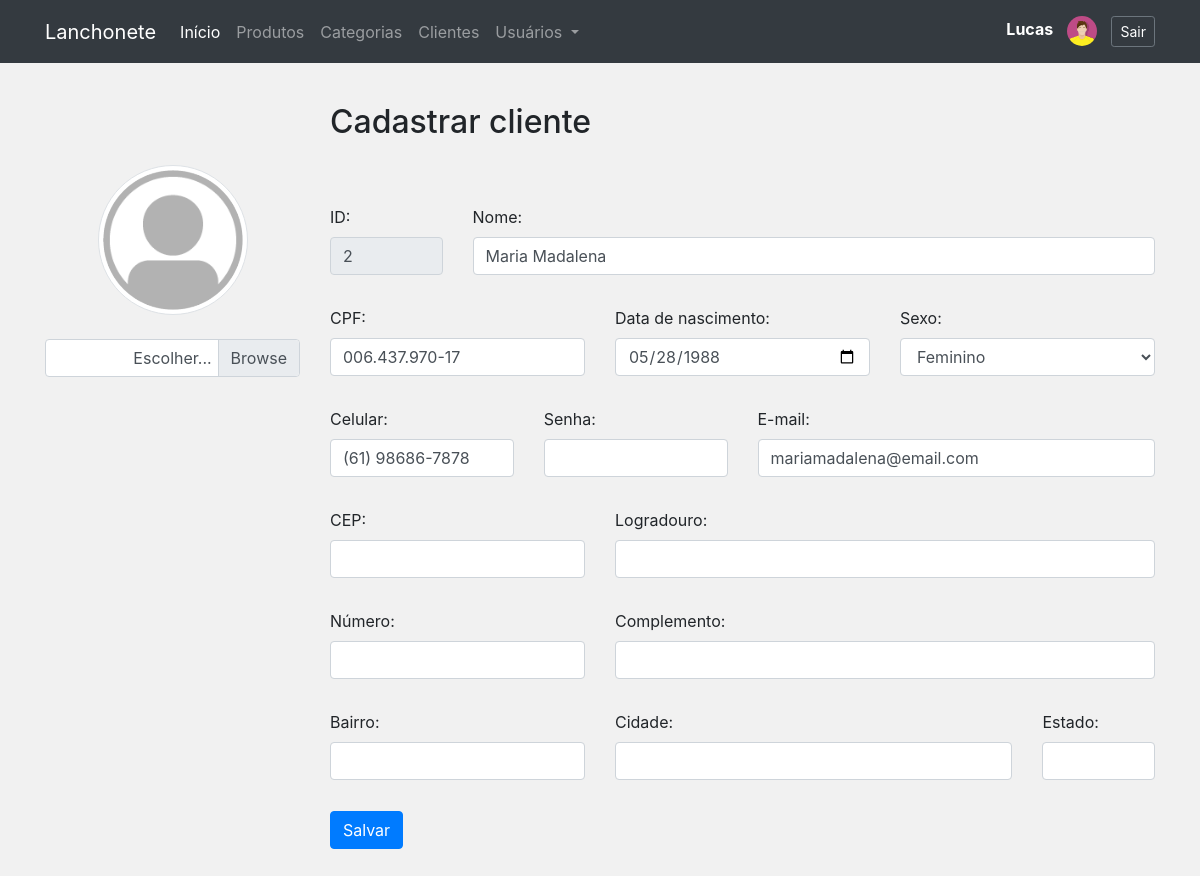
The app's page /form_cliente.php?id=2 (signed in) with its own data.
### tables this page shows
CREATE TABLE `clientes` (
  `id` int NOT NULL AUTO_INCREMENT,
  `nome` varchar(100) NOT NULL,
  `cpf` varchar(14) DEFAULT NULL,
  `dt_nascimento` date DEFAULT NULL,
  `sexo` enum('Masculino','Feminino','Não informado') DEFAULT 'Não informado',
  `email` varchar(150) NOT NULL,
  `senha` char(32) DEFAULT NULL,
  `celular` varchar(20) DEFAULT NULL,
  `cep` varchar(14) DEFAULT NULL,
  `logradouro` varchar(255) DEFAULT NULL,
  `numero` varchar(20) DEFAULT NULL,
  `complemento` varchar(255) DEFAULT NULL,
  `bairro` varchar(255) DEFAULT NULL,
  `cidade` varchar(150) DEFAULT NULL,
  `estado` char(2) DEFAULT NULL,
  `imagem` varchar(255) DEFAULT NULL,
  PRIMARY KEY (`id`)
);

### classes/Conexao.php (called while the page is built, shortened)
<?php
class Conexao
{
	private $host;
	private $user;
	private $password;
	public function __construct() {
		$this->host = 'mysql:host=localhost;dbname=lanchonete_api';
		$this->user = 'root';
		$this->password = 'root';
	}
    public function conectar() {
    	try {
			$conn = new PDO(
							$this->host,
							$this->user,
							$this->password
						);
			return $conn;
		} catch (PDOException $e) {
			echo 'Erro na conexao. Erro reportado: ' . $e->getMessage();
			exit;
		}
    }
}

### classes/ClienteDAO.php (called while the page is built, shortened)
<?php
require_once 'Model.php';
class ClienteDAO extends Model
{
    public function __construct()
    {
        $this->class = 'Cliente';
        $this->tabela = 'clientes';
    }
}

### classes/Model.php (called while the page is built, shortened)
<?php
require 'Conexao.php';
class Model
{
	protected $tabela;
	protected $class;
	protected $db;
	public function __construct()
	{
		$conexao = new Conexao();
		$this->db = $conexao->conectar();
	}
    public function get($id)
    {
    	$sql = "SELECT * FROM {$this->tabela} WHERE id = {$id}";
    	$stmt = $this->db->prepare($sql);
    	$stmt->setFetchMode(PDO::FETCH_CLASS, $this->class);
    	$stmt->execute();
    	return $stmt->fetch();
    }
}

### classes/Cliente.php (called while the page is built, shortened)
<?php
class Cliente
{
	private $id;
	private $nome;
	private $cpf;
	private $dt_nascimento;
	private $sexo;
	private $email;
	private $celular;
	private $cep;
	private $logradouro;
	private $numero;
	private $complemento;
	private $bairro;
	private $cidade;
	private $estado;
	private $imagem;
    public function getId()
    {
        return $this->id;
    }
    public function getNome()
    {
        return $this->nome;
    }
    public function getCpf()
    {
        return $this->cpf;
    }
    public function getDtNascimento()
    {
        if($this->dt_nascimento != '') {
            $data = explode('-', $this->dt_nascimento);
            $nova_data = $data[2] .'/'.$data[1] . '/' . $data[0];
            return $nova_data;
        }
        return '';
    }
    public function getDtNascimentoBD()
    {
        return $this->dt_nascimento;
    }
    public function getSexo()
    {
        return $this->sexo;
    }
    public function getEmail()
    {
        return $this->email;
    }
    public function getCelular()
    {
        return $this->celular;
    }
    public function getCep()
    {
        return $this->cep;
    }
    public function getLogradouro()
    {
        return $this->logradouro;
    }
    public function getComplemento()
    {
        return $this->complemento;
    }
    public function getBairro()
    {
        return $this->bairro;
    }
    public function getCidade()
    {
        return $this->cidade;
    }
    public function getEstado()
    {
        return $this->estado;
    }
    public function getImagem()
    {
        return $this->imagem;
    }
    public function getNumero()
    {
        return $this->numero;
    }
}

### form_cliente.php (the view, shortened to what this page needs)
<?php include './layout/header.php'; ?>
<?php include './layout/menu.php'; ?>
<?php
	require 'classes/Cliente.php';
	require 'classes/ClienteDAO.php';
	$cliente = new Cliente();
	if(isset($_GET['id']) && $_GET['id'] != '') {
		$id = $_GET['id'];
		$clienteDAO = new ClienteDAO();
		$cliente = $clienteDAO->get($id);
	}
?>
<div class="row" style="margin-top:40px">
	<div class="col-6 offset-3">
		<h2>Cadastrar cliente</h2>
	</div>
</div>
<form action="controle_cliente.php?acao=<?= ( $cliente->getId() != '' ? 'editar' : 'cadastrar' )?>" method="post" enctype="multipart/form-data">
	<div class="row">
		<div class="col-3 text-center">
			<img src="/assets/img/clientes/<?= ($cliente->getImagem() != '' && file_exists('assets/img/clientes/'.$cliente->getImagem()) ? $cliente->getImagem() : 'usuario.png') ?>" alt="" width="150" class="rounded-circle img-thumbnail" id="fotopreview">
			<br>
			<br>
			<div class="custom-file">
			  <label class="custom-file-label" for="imagem">Escolher...</label>
			</div>
		</div>
		<div class="col-9">
			<p>&nbsp;</p>
			<div class="row">
				<div class="form-group col-2">
					<label for="id">ID:</label>
					<input type="text" class="form-control" name="id" id="id" value="<?=($cliente->getId() != '' ? $cliente->getId() : '')?>" readonly>
				</div>
				<div class="form-group col-10">
					<label for="nome">Nome:</label>
					<input type="text" class="form-control" name="nome" id="nome" required value="<?= ($cliente->getNome() != '' ? $cliente->getNome() : '') ?>">
				</div>
			</div>
			<div class="row">
				<div class="form-group col-4">
					<label for="cpf">CPF:</label>
					<input type="text" name="cpf" id="cpf" value="<?= ($cliente->getCpf() != '' ? $cliente->getCpf() : '' ) ?>" class="form-control cpf">
				</div>
				<div class="form-group col-4">
					<label for="dt_nascimento">Data de nascimento:</label>
					<input type="date" name="dt_nascimento" id="dt_nascimento" value="<?= ($cliente->getDtNascimento() != '' ? $cliente->getDtNascimentoBD() : '' ) ?>" class="form-control">
				</div>
				<div class="form-group col-4">
					<label for="sexo">Sexo:</label>
					<select name="sexo" id="sexo" class="form-control">
						<option value="Feminino" <?= ($cliente->getSexo() == 'Feminino' ? 'selected="selected"' : '') ?> >Feminino</option>
					</select>
				</div>
			</div>
			<div class="row">
				<div class="form-group col-3">
					<label for="celular">Celular:</label>
					<input type="text" name="celular" id="celular" value="<?= ($cliente->getCelular() != '' ? $cliente->getCelular() : '') ?>" class="form-control telefone">
				</div>
				<div class="form-group col-3">
					<label for="senha">Senha:</label>
					<input type="password" name="senha" id="senha" class="form-control" >
				</div>
				<div class="form-group col-6">
					<label for="email">E-mail:</label>
					<input type="email" name="email" id="email" class="form-control" required value="<?= ($cliente->getEmail() != '' ? $cliente->getEmail() : ''); ?>">
				</div>
			</div>
			<div class="row">
				<div class="form-group col-4">
					<label for="cep">CEP: <span class="msg-error-form" id="msg-cep">(CEP não encontrado)</span></label>
					<input type="text" name="cep" id="cep" value="<?= ($cliente->getCep() != '' ? $cliente->getCep() : ''); ?>" class="form-control cep">
				</div>
				<div class="form-group col-8">
					<label for="logradouro">Logradouro:</label>
					<input type="text" name="logradouro" id="logradouro" value="<?= ($cliente->getLogradouro() != '' ? $cliente->getLogradouro() : ''); ?>" class="form-control">
				</div>
			</div>
			<div class="row">
				<div class="form-group col-4">
					<label for="numero">Número:</label>
					<input type="text" name="numero" id="numero" value="<?= ($cliente->getNumero() != '' ? $cliente->getNumero() : ''); ?>" class="form-control">
				</div>
				<div class="form-group col-8">
					<label for="complemento">Complemento:</label>
					<input type="text" name="complemento" id="complemento" value="<?= ($cliente->getComplemento() != '' ? $cliente->getComplemento() : ''); ?>" class="form-control">
				</div>
			</div>
			<div class="row">
				<div class="form-group col-4">
					<label for="bairro">Bairro:</label>
					<input type="text" name="bairro" id="bairro" value="<?= ($cliente->getBairro() != '' ? $cliente->getBairro() : ''); ?>" class="form-control">
				</div>
				<div class="form-group col-6">
					<label for="cidade">Cidade:</label>
					<input type="text" name="cidade" id="cidade" value="<?= ($cliente->getCidade() != '' ? $cliente->getCidade() : ''); ?>" class="form-control">
				</div>
				<div class="form-group col-2">
					<label for="estado">Estado:</label>
					<input type="text" name="estado" id="estado" value="<?= ($cliente->getEstado() != '' ? $cliente->getEstado() : ''); ?>" class="form-control">
				</div>
			</div>
				<div class="form-group">
					<button type="submit" class="btn btn-primary">Salvar</button>
				</div>
		</div>
	</div>
</form>
<?php include './layout/footer.php'; ?>

### assets/css/estilo.css (style rules this page uses)
body { background: #f1f1f1; }
.row { margin-bottom: 15px; }

### records on screen
clientes: id "2", nome "Maria Madalena", cpf "006.437.970-17", dt_nascimento "05/28/1988", sexo "Feminino", celular "(61) 98686-7878", email "mariamadalena@email.com"

### other values on screen
$_SESSION['nome'] "Lucas"
